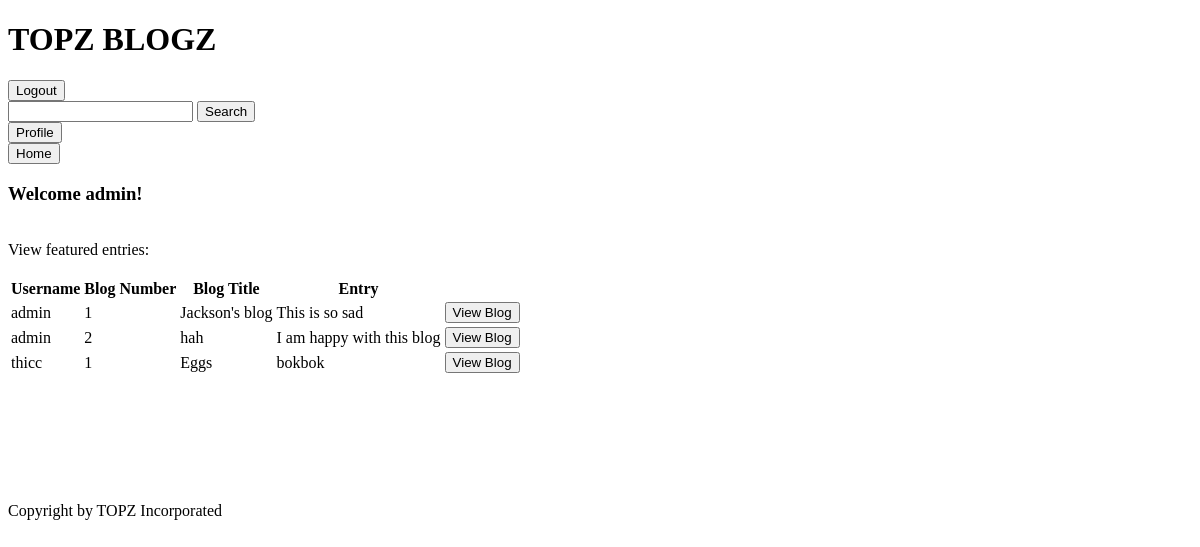
Page /home (signed in) on the earlier database version.
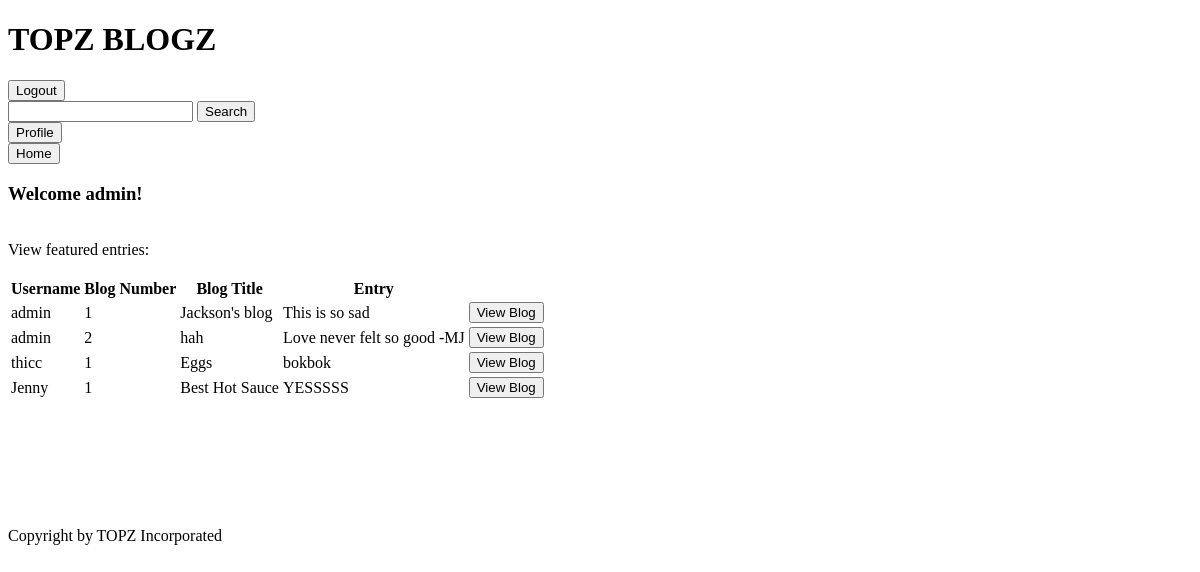
Same page on the later database version.
### tables this page shows
CREATE TABLE users (user_id INTEGER PRIMARY KEY, username TEXT, password TEXT);

CREATE TABLE blogs (user_id INTEGER, blog_id INTEGER, blog_name TEXT);

CREATE TABLE entries (user_id INTEGER, blog_id INTEGER, entry_num INTEGER, entry_text TEXT);

### app.py (the view)
@app.route("/home", methods = ["GET", "POST"])
def home():
    if ('username' in session and 'password' in session):
        if('profileRedirect' in request.form):
            return redirect("/user/" + session['username'])
        user = session['username']
        entries = readDB.getAllBlogs()
        return render_template("home.html",
            username = user,
            recentEntries = entries)
    return redirect(url_for("firstLogin"))

### utl/readDB.py (called while the page is built)
def displayBlogsID(userid):
    DB_FILE="data/databases.db"
    db = sqlite3.connect(DB_FILE)
    c = db.cursor()
    command = "SELECT blogs.user_id, blogs.blog_id, blog_name, entry_num, entry_text FROM blogs INNER JOIN entries ON blogs.user_id = entries.user_id AND blogs.blog_id = entries.blog_id WHERE blogs.user_id = {};".format(userid)
    c.execute(command)
    q = c.fetchall()
    final = []
    for entry in q:
        index = entry[1] - 1
        if len(final) == index:
            final.append([])
            final[index].append(entry[1])
            final[index].append(entry[2])
            final[index].append(entry[4])
        else:
            final[index].append(entry[4])
    db.commit() #save changes
    db.close()  #close database
    return final

def getAllBlogs():
    DB_FILE="data/databases.db"
    db = sqlite3.connect(DB_FILE)
    c = db.cursor()
    blogs = []
    command = "SELECT user_id, username FROM users;"
    c.execute(command)
    q = c.fetchall()
    for num in range(q[len(q)-1][0]+1):
        entries = displayBlogsID(num)
        for entry in entries:
            adding = []
            adding.append(q[num][1])
            adding.append(entry[0])
            adding.append(entry[1])
            adding.append(entry[len(entry)-1])
            blogs.append(adding)
    db.commit() #save changes
    db.close()  #close database
    return blogs

### templates/home.html (shortened to what this page needs)
{% extends "header.html" %}
{% block body %}
    <h3> Welcome {{username}}! </h3>
    <br>
    View featured entries:
    <br>
    <br>
    <table>
      <tr>
        <th>Username</th>
        <th>Blog Number</th>
        <th>Blog Title</th>
        <th>Entry</th>
      </tr>
      {% for row in recentEntries %}
        <tr>
          <td>{{row[0]}}</td>
          <td>{{row[1]}}</td>
          <td>{{row[2]}}</td>
          <td>{{row[3]}}</td>
          <td>
            <form action='/user/{{row[0]}}/blog/{{row[1]}}'>
                <input type = 'submit' value = "View Blog">
            </form>
          </td>
        </tr>
      {% endfor %}
    </table>
    <br>
    <br><br><br><br><br>
{% endblock %}

### templates/header.html (shortened to what this page needs)
<!DOCTYPE html>
<html lang='en' dir='ltr'>
    <head>
        <header>
            {% block header %}
            <h1> TOPZ BLOGZ </h1>
            <form action='/logout', method="GET">
                <input type = 'submit' value = "Logout" >
            </form>
            <form action='/search', method="POST">
                <input type = 'text' name = 'keywords'>
                <input type = 'submit' name = 'search1', value = 'Search'>
            </form>
            <form action='/home', method="POST">
                <input type = 'submit' name = 'profileRedirect' value = "Profile">
            </form>
            <form action='/home', method="GET">
                <input type = 'submit' name = 'home' value = "Home">
            </form>
            {% endblock %}
        </header>
    </head>
    <body>
        {% block body %}
        {% endblock %}
        <br>
    </body>
    <footer>
        {% block footer %}
        Copyright by TOPZ Incorporated
        {% endblock %}
    </footer>
</html>

Differences in the rows shown:
no longer on this page (row unchanged): entries: entry_text "I am happy with this blog"
added entries: entry_text "Love never felt so good -MJ"
now on this page (row unchanged): users: username "Jenny"
added blogs: blog_name "Best Hot Sauce"
added entries: entry_text "YESSSSS"
Other differences:
new list line: "admin"
new list line: "2 View Blog"
new list line: "hah"
new list line: "1 View Blog"
list line gone: "admin"
list line gone: "2 View Blog"
list line gone: "hah"
